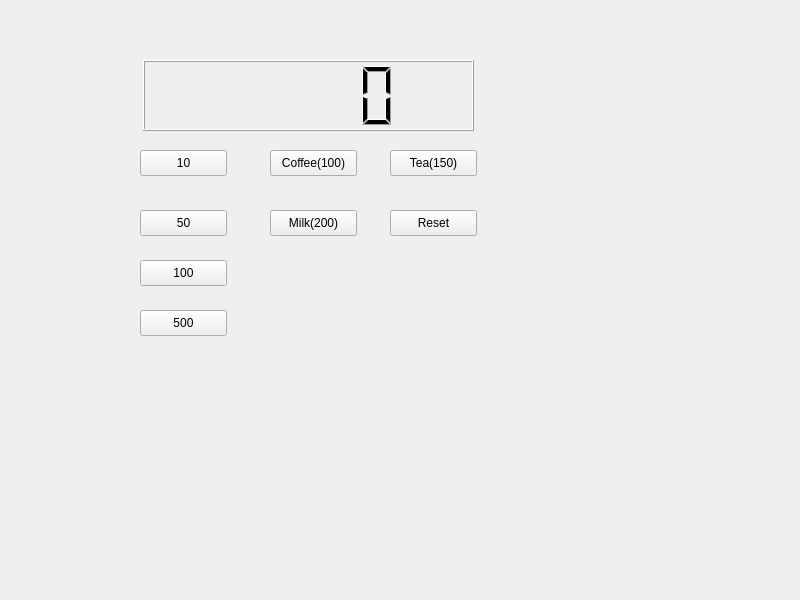
<?xml version="1.0" encoding="UTF-8"?>
<ui version="4.0">
 <class>Widget</class>
 <widget class="QWidget" name="Widget">
  <property name="geometry">
   <rect>
    <x>0</x>
    <y>0</y>
    <width>800</width>
    <height>600</height>
   </rect>
  </property>
  <property name="windowTitle">
   <string>Widget</string>
  </property>
  <widget class="QPushButton" name="pb50">
   <property name="geometry">
    <rect>
     <x>140</x>
     <y>210</y>
     <width>87</width>
     <height>26</height>
    </rect>
   </property>
   <property name="text">
    <string>50</string>
   </property>
  </widget>
  <widget class="QPushButton" name="pb100">
   <property name="geometry">
    <rect>
     <x>140</x>
     <y>260</y>
     <width>87</width>
     <height>26</height>
    </rect>
   </property>
   <property name="text">
    <string>100</string>
   </property>
  </widget>
  <widget class="QPushButton" name="pb500">
   <property name="geometry">
    <rect>
     <x>140</x>
     <y>310</y>
     <width>87</width>
     <height>26</height>
    </rect>
   </property>
   <property name="text">
    <string>500</string>
   </property>
  </widget>
  <widget class="QPushButton" name="pb10">
   <property name="geometry">
    <rect>
     <x>140</x>
     <y>150</y>
     <width>87</width>
     <height>26</height>
    </rect>
   </property>
   <property name="text">
    <string>10</string>
   </property>
  </widget>
  <widget class="QPushButton" name="pbCoffee">
   <property name="geometry">
    <rect>
     <x>270</x>
     <y>150</y>
     <width>87</width>
     <height>26</height>
    </rect>
   </property>
   <property name="text">
    <string>Coffee(100)</string>
   </property>
  </widget>
  <widget class="QPushButton" name="pbTea">
   <property name="geometry">
    <rect>
     <x>390</x>
     <y>150</y>
     <width>87</width>
     <height>26</height>
    </rect>
   </property>
   <property name="text">
    <string>Tea(150)</string>
   </property>
  </widget>
  <widget class="QPushButton" name="pbMilk">
   <property name="geometry">
    <rect>
     <x>270</x>
     <y>210</y>
     <width>87</width>
     <height>26</height>
    </rect>
   </property>
   <property name="text">
    <string>Milk(200)</string>
   </property>
  </widget>
  <widget class="QPushButton" name="pbReset">
   <property name="geometry">
    <rect>
     <x>390</x>
     <y>210</y>
     <width>87</width>
     <height>26</height>
    </rect>
   </property>
   <property name="text">
    <string>Reset</string>
   </property>
  </widget>
  <widget class="QLCDNumber" name="lcdNumber">
   <property name="geometry">
    <rect>
     <x>143</x>
     <y>60</y>
     <width>331</width>
     <height>71</height>
    </rect>
   </property>
  </widget>
 </widget>
 <resources/>
 <connections/>
</ui>
